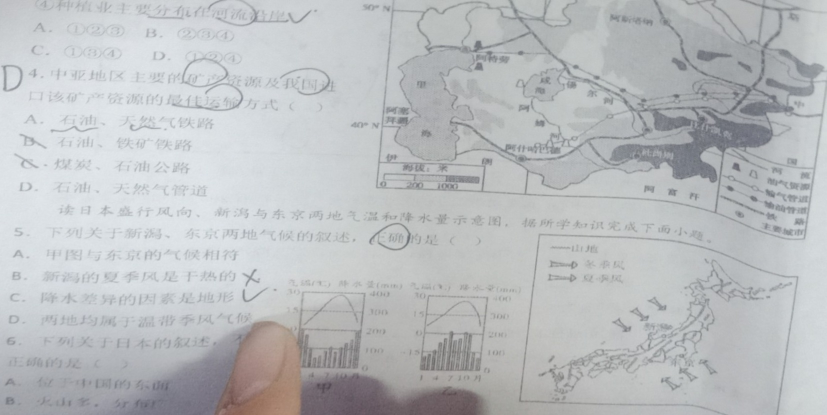
#> input picture img/0A8EF8BA77B5B46C4C1A4150BA0EB102_segL.jpg, 1653 x 830 px (shown at 1/2 size)
$ python -i predict_onnx_enhancement.py   (imports and definitions only)   (older library calls are emulated)
#> lines starting #> are read from the running program, lines starting #| are printed output that depends on the picture
#> further down, picture is the input picture: shape (830, 1653, 3); mean B, G, R 191.6, 189.5, 187
'''
用于图像增强推理, onnx版本
算法支持: drnet
功能支持：单张推理、文件夹推理
'''
import cv2
import onnxruntime as ort
import numpy as np
import os
from tqdm import tqdm

# [16 lines left out: function stride_integral, not called in this run]

def appearance_prompt(img):
    h,w = img.shape[:2]
#> h = 830; w = 1653
    img = cv2.resize(img,(1024,1024))
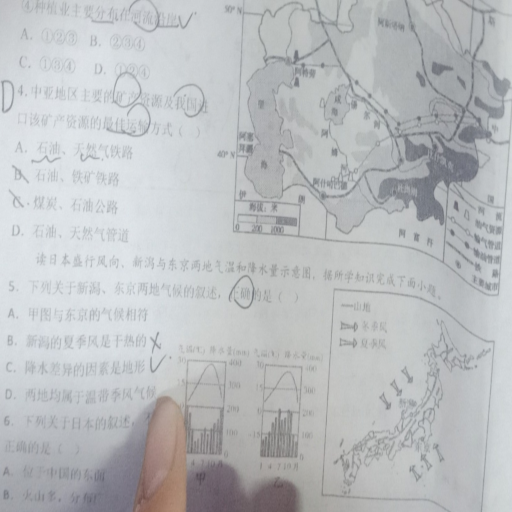
#> img: shape (1024, 1024, 3) (shown at 1/2 size); mean of channels 0, 1, 2 191.5, 189.4, 186.9; drawn as B, G, R
    rgb_planes = cv2.split(img)
    result_planes = []
    result_norm_planes = []
    for plane in rgb_planes:
        dilated_img = cv2.dilate(plane, np.ones((7,7), np.uint8))
        bg_img = cv2.medianBlur(dilated_img, 21)
        diff_img = 255 - cv2.absdiff(plane, bg_img)
        norm_img = cv2.normalize(diff_img,None, alpha=0, beta=255, norm_type=cv2.NORM_MINMAX, dtype=cv2.CV_8UC1)
        result_planes.append(diff_img)
        result_norm_planes.append(norm_img)
#> this loop made 3 passes
#> pass 1, in appearance_prompt, `dilated_img = cv2.dilate(plane, np.ones((7,7), np.uint8))`:
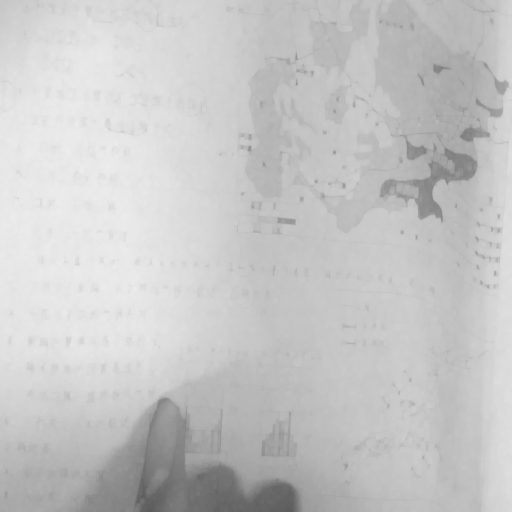
#> dilated_img: shape (1024, 1024) (shown at 1/2 size); min 89, max 236, mean 198.1
#> pass 1, in appearance_prompt, `diff_img = 255 - cv2.absdiff(plane, bg_img)`:
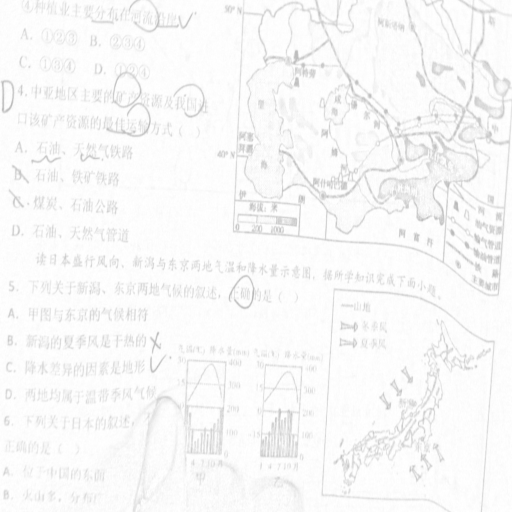
#> diff_img: shape (1024, 1024) (shown at 1/2 size); min 178, max 255, mean 248
#> pass 1, in appearance_prompt, `norm_img = cv2.normalize(diff_img,None, alpha=0, beta=255, norm_type=c..`:
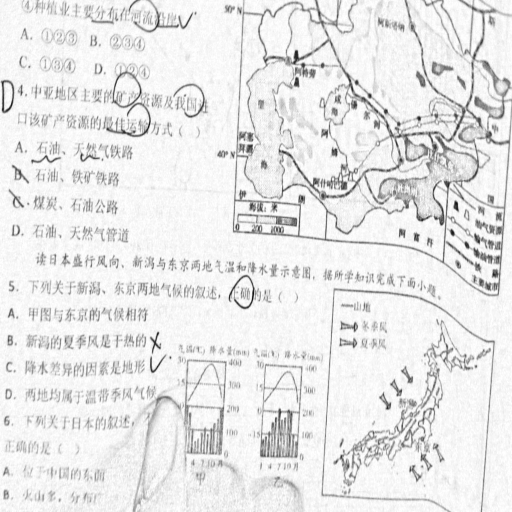
#> norm_img: shape (1024, 1024) (shown at 1/2 size); min 0, max 255, mean 231.9
#> after the loop, result_norm_planes = 3 items; result_planes = 3 items
    result_norm = cv2.merge(result_norm_planes)
    result_norm = cv2.resize(result_norm,(w,h))
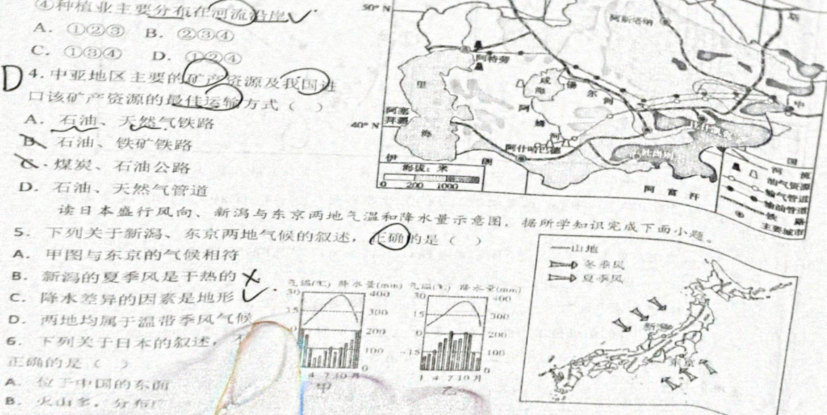
#> result_norm: shape (830, 1653, 3) (shown at 1/2 size); mean of channels 0, 1, 2 231.8, 233.3, 233; drawn as B, G, R
    return result_norm

def load_drnet_model(model_path='./checkpoints/drnet_model_V1.2.onnx'):
    ort_session = ort.InferenceSession(model_path)
    return ort_session

# [45 lines left out: functions drnet_infer_onnx, infer_folders, not called in this run]

# [6 lines not run here, left out]

>>> import cv2
>>> picture = cv2.imread('img/0A8EF8BA77B5B46C4C1A4150BA0EB102_segL.jpg')
>>> result = appearance_prompt(picture)

$ run again, on img/146E29722A3D6B2A4D59C66265848604_segL.jpg
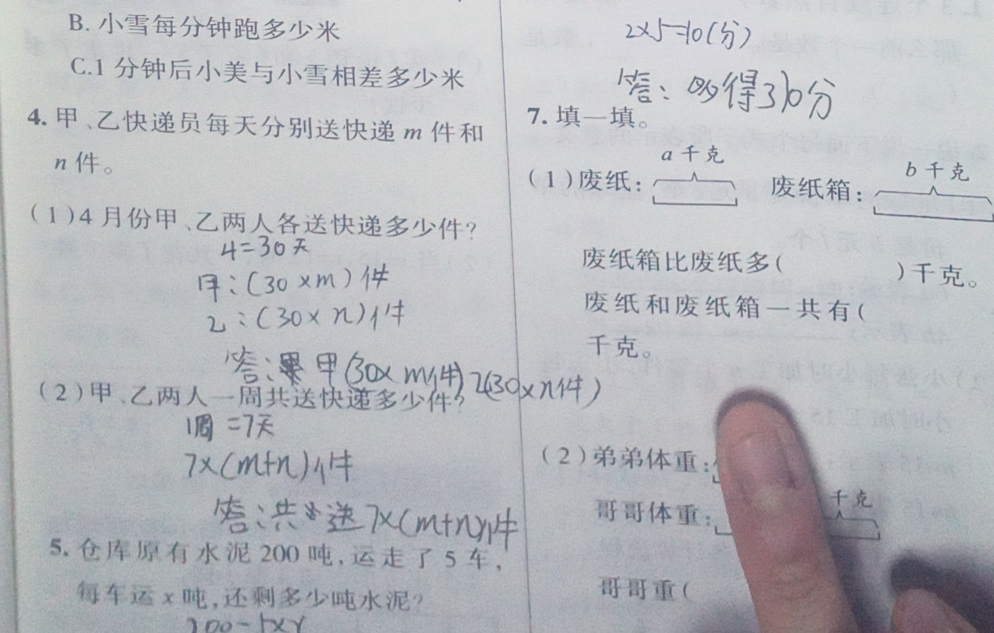
#> input picture img/146E29722A3D6B2A4D59C66265848604_segL.jpg, 1988 x 1266 px (shown at 1/2 size)
#> picture is the input picture: shape (1266, 1988, 3); mean B, G, R 189.7, 185.2, 183.7
#> the loop in appearance_prompt, `for plane in rgb_planes:` made 3 passes
#> pass 1, in appearance_prompt, `norm_img = cv2.normalize(diff_img,None, alpha=0, beta=255, norm_type=c..`:
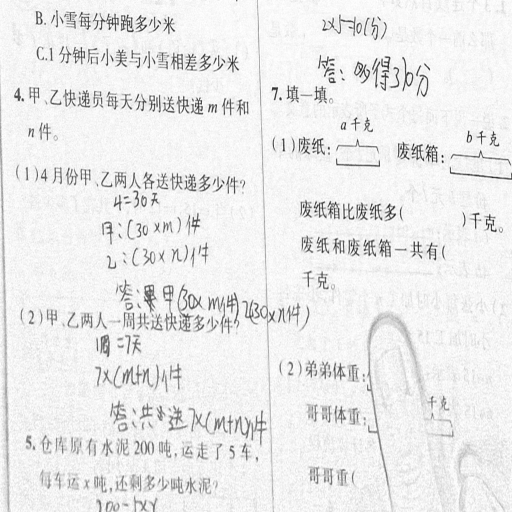
#> norm_img: shape (1024, 1024) (shown at 1/2 size); min 0, max 255, mean 235.3
#> after the loop in appearance_prompt, `for plane in rgb_planes:`: result_norm_planes = 3 items
#> in appearance_prompt, `result_norm = cv2.resize(result_norm,(w,h))`:
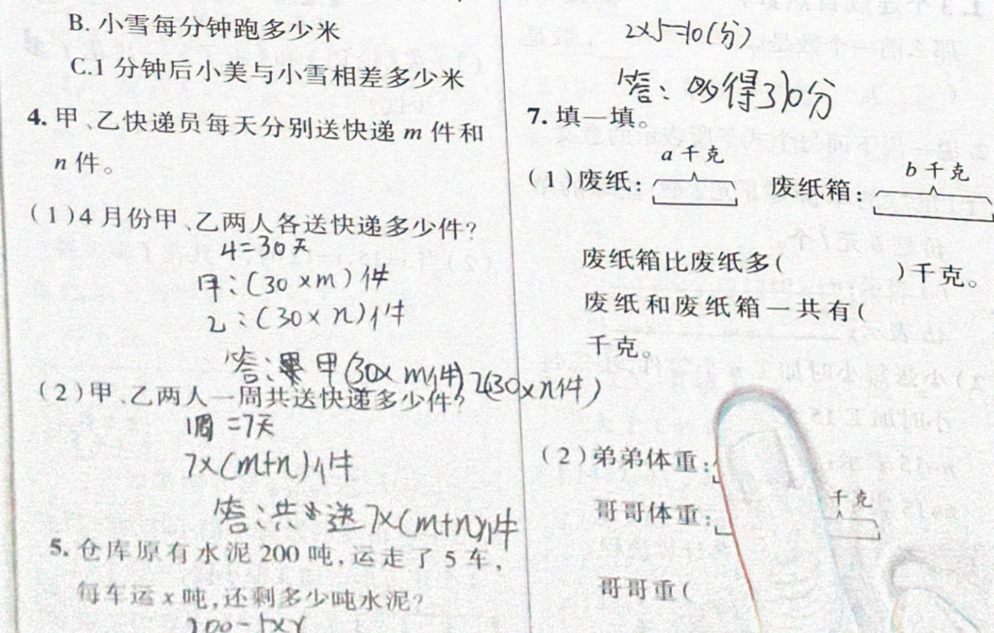
#> result_norm: shape (1266, 1988, 3) (shown at 1/2 size); mean of channels 0, 1, 2 235.2, 235.7, 235.7; drawn as B, G, R

$ run again, on img/152B62D9A61056555B886230A26F12C0_segL.jpg
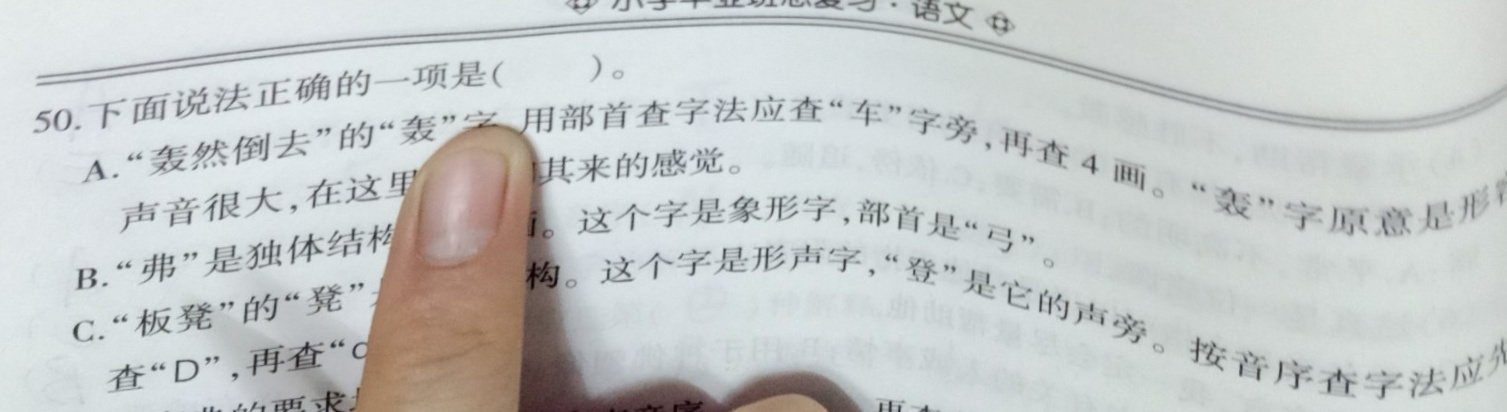
#> input picture img/152B62D9A61056555B886230A26F12C0_segL.jpg, 1507 x 412 px
#> picture is the input picture: shape (412, 1507, 3); mean B, G, R 200.8, 201.4, 197.9
#> the loop in appearance_prompt, `for plane in rgb_planes:` made 3 passes
#> after the loop in appearance_prompt, `for plane in rgb_planes:`:
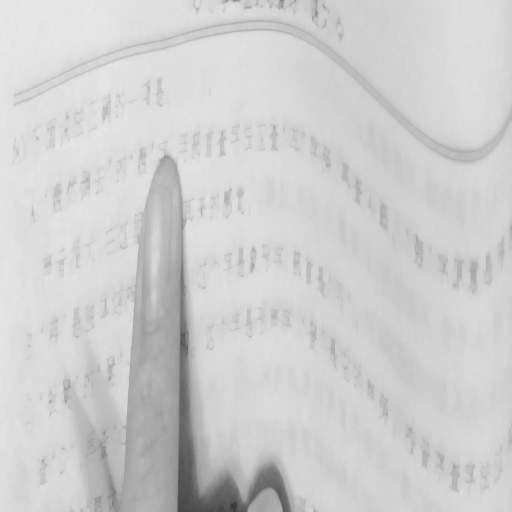
#> dilated_img: shape (1024, 1024) (shown at 1/2 size); min 52, max 231, mean 206.1
#> after the loop in appearance_prompt, `for plane in rgb_planes:`: result_norm_planes = 3 items
#> in appearance_prompt, `result_norm = cv2.resize(result_norm,(w,h))`:
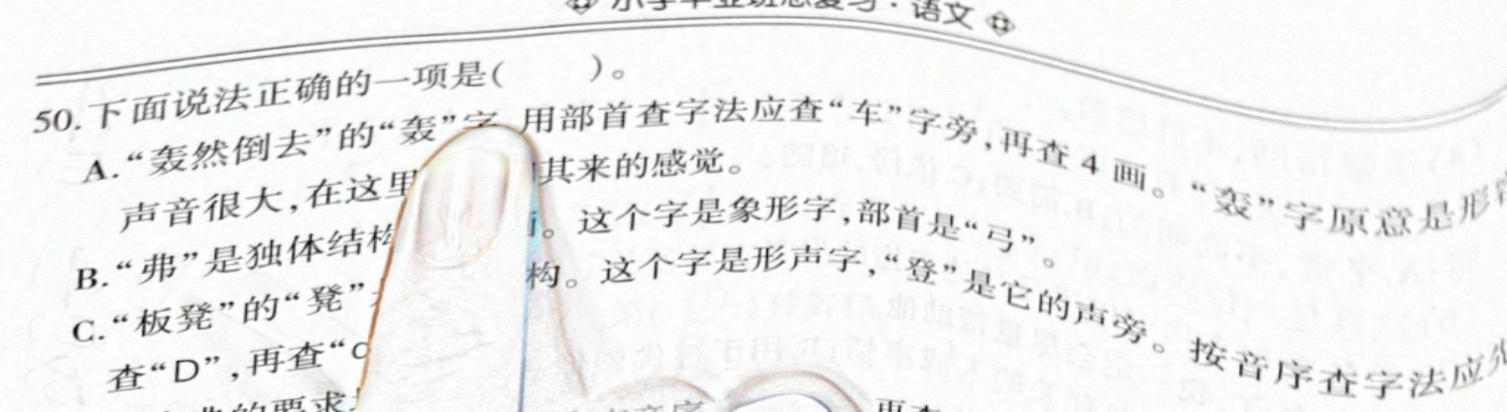
#> result_norm: shape (412, 1507, 3); mean of channels 0, 1, 2 240.4, 240.6, 240.7; drawn as B, G, R

$ run again, on img/169FC0F1CF5E79743DDF076DF9F2CB44_segL.jpg
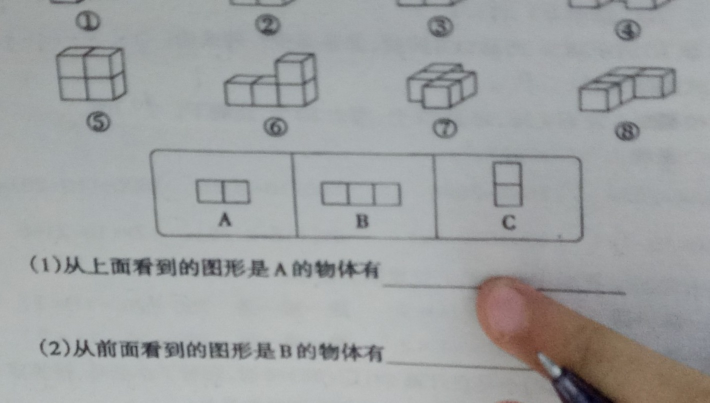
#> input picture img/169FC0F1CF5E79743DDF076DF9F2CB44_segL.jpg, 1419 x 805 px (shown at 1/2 size)
#> picture is the input picture: shape (805, 1419, 3); mean B, G, R 162, 161.4, 159.1
#> the loop in appearance_prompt, `for plane in rgb_planes:` made 3 passes
#> after the loop in appearance_prompt, `for plane in rgb_planes:`:
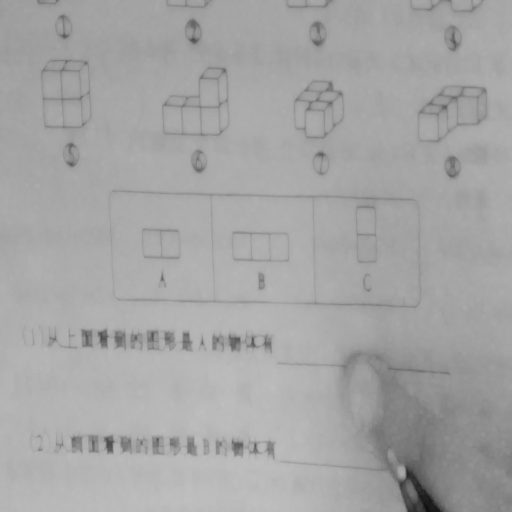
#> dilated_img: shape (1024, 1024) (shown at 1/2 size); min 12, max 191, mean 165
#> after the loop in appearance_prompt, `for plane in rgb_planes:`: result_norm_planes = 3 items
#> in appearance_prompt, `result_norm = cv2.resize(result_norm,(w,h))`:
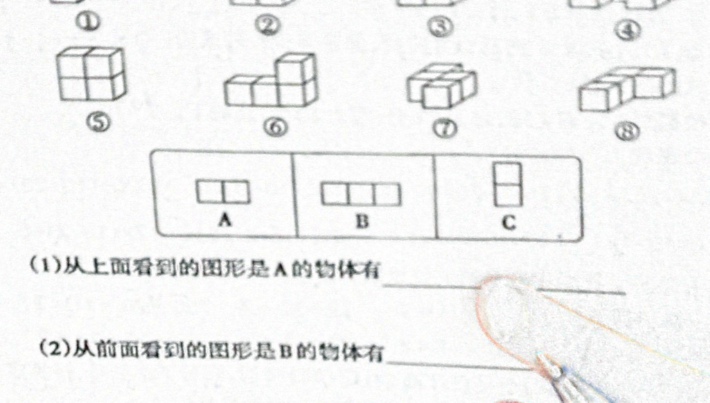
#> result_norm: shape (805, 1419, 3) (shown at 1/2 size); mean of channels 0, 1, 2 240.8, 241.2, 240.8; drawn as B, G, R
